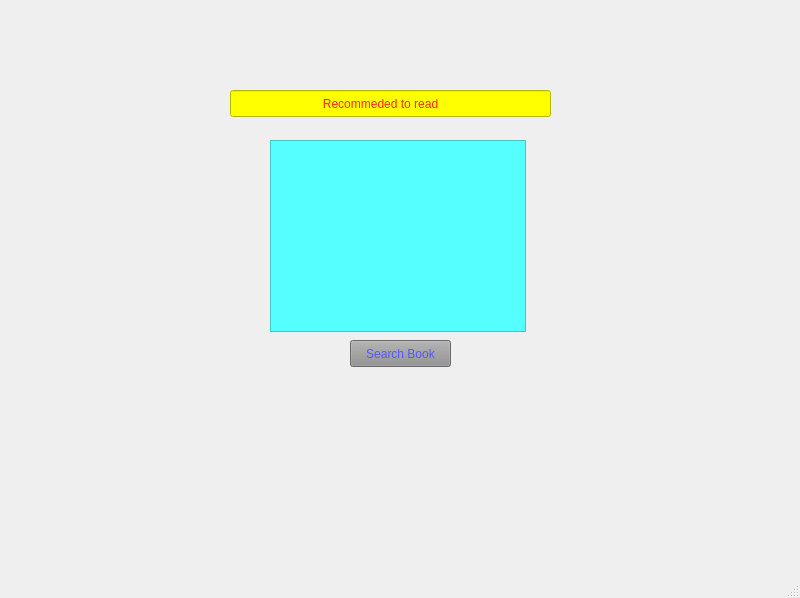
<?xml version="1.0" encoding="UTF-8"?>
<ui version="4.0">
 <class>MainWindow</class>
 <widget class="QMainWindow" name="MainWindow">
  <property name="geometry">
   <rect>
    <x>0</x>
    <y>0</y>
    <width>800</width>
    <height>598</height>
   </rect>
  </property>
  <property name="windowTitle">
   <string>MainWindow</string>
  </property>
  <widget class="QWidget" name="centralwidget">
   <widget class="QListWidget" name="listWidget">
    <property name="geometry">
     <rect>
      <x>270</x>
      <y>140</y>
      <width>256</width>
      <height>192</height>
     </rect>
    </property>
    <property name="styleSheet">
     <string notr="true">background-color: rgb(85, 255, 255);</string>
    </property>
   </widget>
   <widget class="QLineEdit" name="lineEdit">
    <property name="geometry">
     <rect>
      <x>230</x>
      <y>90</y>
      <width>321</width>
      <height>27</height>
     </rect>
    </property>
    <property name="styleSheet">
     <string notr="true">color:rgb(255, 38, 19);
background-color:rgb(255, 255, 0);</string>
    </property>
    <property name="text">
     <string>                           Recommeded to read</string>
    </property>
   </widget>
   <widget class="QPushButton" name="pushButton">
    <property name="geometry">
     <rect>
      <x>350</x>
      <y>340</y>
      <width>101</width>
      <height>27</height>
     </rect>
    </property>
    <property name="styleSheet">
     <string notr="true">background-color:rgb(145, 145, 145);
color:rgb(85, 85, 255);</string>
    </property>
    <property name="text">
     <string>Search Book</string>
    </property>
   </widget>
  </widget>
  <widget class="QStatusBar" name="statusbar"/>
 </widget>
 <resources/>
 <connections/>
</ui>
